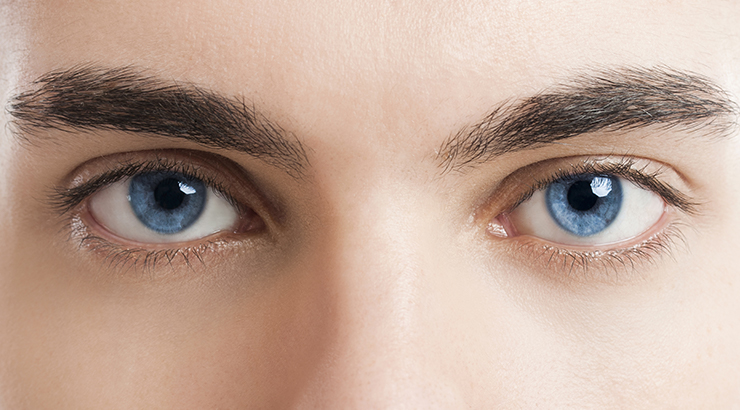
#> input picture tests/test_imgs/eye-double.jpg, 740 x 410 px
$ python -i pupil_gradients.py   (imports and definitions only)
#> lines starting #> are read from the running program, lines starting #| are printed output that depends on the picture
"""
PySight - Pupil Tools
"""

import cv2 as cv
import numpy as np


class PupilGradients(object):
    def __init__(self, fast_width=25.0, inv_intensity_weight_divisor=100):
        """Helper class.
            fast_width (int): standardized width of resized eye images
            inv_intensity_weight_divisor (int): Param defining normalization
                of image darkness weighting."""
        self.fast_width = fast_width
        self.inv_intensity_weight_divisor = inv_intensity_weight_divisor

    def __test_possible_centers_formula(self, grad_x0, grad_y0, darkness_weight,
                                        grad_x_val, grad_y_val, indicies_grid, shape):
        """Algorithm from "ACCURATE EYE CENTRE LOCALISATION BY MEANS OF GRADIENTS
        - Fabian Timm and Erhardt Barth"""
        # Create distance matrices
        dx = np.ones(shape) * grad_x0 - indicies_grid[1]
        dy = np.ones(shape) * grad_y0 - indicies_grid[0]
        magnitudes = cv.magnitude(dx + 0.0001, dy)          # 0.0001 is a hack to offset against division by 0

        # Normalize the vectors
        dx = dx / magnitudes
        dy = dy / magnitudes

        # Compute and filter the valid deltas
        diffs = (dx * grad_x_val + dy * grad_y_val) * darkness_weight
        diffs[diffs < 0] = 0

        return diffs

    def get_center_map(self, eye_img_grey):
        """Function to find the pupil center candidates from an eye ROI image."""
        # Compute gradients along X, Y axes
        grad_x_img = cv.Sobel(eye_img_grey, ddepth=cv.CV_32F, dx=1, dy=0, ksize=5)
        grad_y_img = cv.Sobel(eye_img_grey, ddepth=cv.CV_32F, dx=0, dy=1, ksize=5)

        # Compute magnitudes of gradients, and the threshold based of mean + std dev
        magnitudes = np.sqrt(grad_x_img ** 2 + grad_y_img ** 2).astype(int)
        mag_thresh = int(np.std(magnitudes) / 2 + np.mean(magnitudes))

        # Normalize the gradients based on threshold
        grad_x_img = np.divide(grad_x_img, magnitudes + 1)
        grad_y_img = np.divide(grad_y_img, magnitudes + 1)

        # Filter out gradients below threshold
        grad_x_img[magnitudes < mag_thresh] = 0
        grad_y_img[magnitudes < mag_thresh] = 0

        # Invert image for weighting + then normalize values
        eye_img_inv      = cv.bitwise_not(eye_img_grey)
        darkness_weights = eye_img_inv / self.inv_intensity_weight_divisor

        # Create an matrix that will hold our pupil center positions
        accumulator    = np.zeros(eye_img_grey.shape[:2], dtype=np.float32)
        indicies_grid  = np.indices(accumulator.shape[:2])
        indicies_shape = indicies_grid.shape[1:3]

        for y in range(eye_img_grey.shape[0]):
            for x in range (eye_img_grey.shape[1]):
                if grad_x_img[y][x] == 0 and grad_y_img[y][x] == 0: continue
                accumulator += self.__test_possible_centers_formula(x, y,
                        darkness_weights[y][x], grad_x_img[y][x], grad_y_img[y][x],
                        indicies_grid, indicies_shape)

        num_gradients = eye_img_grey.shape[0] * eye_img_grey.shape[1]
        # return accumulator * (1 / num_gradients)
        return accumulator / num_gradients

    def find_pupil(self, eye_img_bgr):
        """Estimates the centre of the pupil using image gradients.
        """
        #eye_img_r = cv.split(eye_img_bgr)[2]   # Extract red channel only
        #eye_img_r = self.__preprocess_eye_region(eye_img_bgr.copy())
        eye_img_r = cv.cvtColor(eye_img_bgr, cv.COLOR_BGR2GRAY)

        # Scale to small image for faster computation
        scale         = self.fast_width / eye_img_bgr.shape[0]
        small_size    = (int((self.fast_width / eye_img_bgr.shape[0]) * eye_img_bgr.shape[1]), int(self.fast_width))
        eye_img_small = cv.resize(eye_img_r, small_size)

        center_map         = self.get_center_map(eye_img_small)
        max_val_index      = np.argmax(center_map)
        pupil_y0, pupil_x0 = max_val_index // center_map.shape[1], max_val_index % center_map.shape[1]

        # Scale back to original coordinates
        pupil_y0, pupil_x0 = int((pupil_y0 + 0.5) / scale), int((pupil_x0 + 0.5) / scale)
        return pupil_x0, pupil_y0

>>> import cv2
>>> picture = cv2.imread('../../tests/test_imgs/eye-double.jpg')
#> picture is the input picture: shape (410, 740, 3); mean B, G, R 151, 165.5, 191.7
>>> result = PupilGradients().find_pupil(picture)
#> in find_pupil, `eye_img_r = cv.cvtColor(eye_img_bgr, cv.COLOR_BGR2GRAY)`:
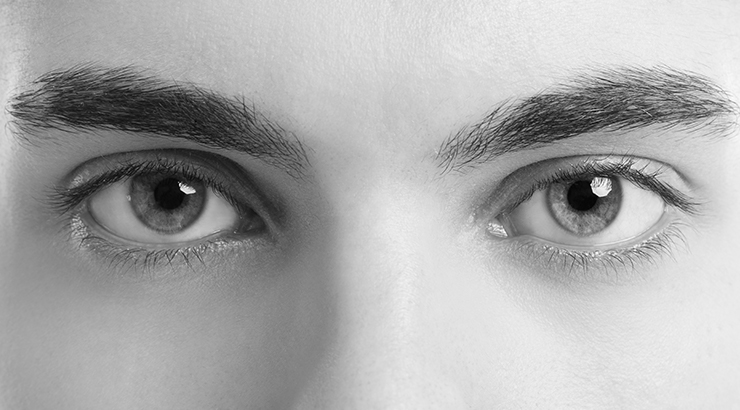
#> eye_img_r: shape (410, 740); min 0, max 255, mean 171.6
#> in get_center_map, `magnitudes = np.sqrt(grad_x_img ** 2 + grad_y_img ** 2).astype(int)`:
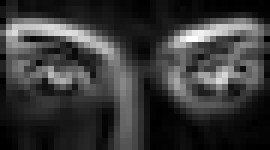
#> magnitudes: shape (25, 45) int64 (shown 6 times larger); min 0, max 7063, mean 1567.8; drawn with min black and max white
#> in get_center_map, `mag_thresh = int(np.std(magnitudes) / 2 + np.mean(magnitudes))`: mag_thresh = 2296
#> in get_center_map, `grad_x_img = np.divide(grad_x_img, magnitudes + 1)`:
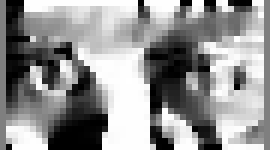
#> grad_x_img: shape (25, 45) float64 (shown 6 times larger); min -1, max 1, mean 0.147; drawn with min black and max white
#> in get_center_map, `grad_y_img[magnitudes < mag_thresh] = 0`:
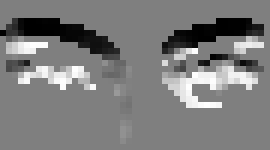
#> grad_y_img: shape (25, 45) float64 (shown 6 times larger); min -1, max 1, mean -0.023; drawn with min black and max white
#> in get_center_map, `eye_img_inv      = cv.bitwise_not(eye_img_grey)`:
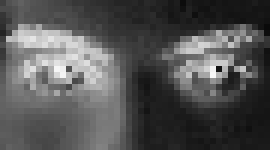
#> eye_img_inv: shape (25, 45) (shown 6 times larger); min 10, max 247, mean 84.1
#> after the loop in get_center_map, `for y in range(eye_img_grey.shape[0]):`:
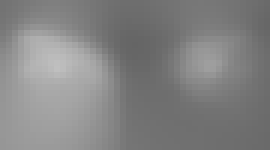
#> accumulator: shape (25, 45) float32 (shown 6 times larger); min 102, max 191, mean 131.4
#> in get_center_map, `num_gradients = eye_img_grey.shape[0] * eye_img_grey.shape[1]`: num_gradients = 1125
#> in get_center_map, `return accumulator / num_gradients`:
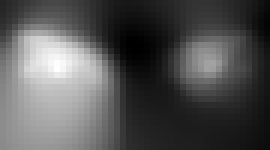
#> returned value: shape (25, 45) float32 (shown 6 times larger); min 0.0906, max 0.17, mean 0.117; drawn with min black and max white
#> in find_pupil, `max_val_index      = np.argmax(center_map)`: max_val_index = 504
#> in find_pupil, `pupil_y0, pupil_x0 = max_val_index // center_map.shape[1], max_val_ind..`: pupil_y0 = 11; pupil_x0 = 9
#> in find_pupil, `pupil_y0, pupil_x0 = int((pupil_y0 + 0.5) / scale), int((pupil_x0 + 0...`: pupil_y0 = 188; pupil_x0 = 155
#> result = (155, 188)

$ run again, on tests/test_imgs/eye-single.jpg
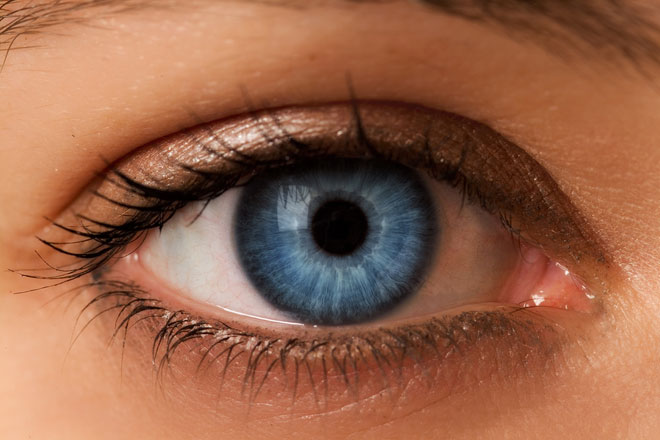
#> input picture tests/test_imgs/eye-single.jpg, 660 x 440 px
#> picture is the input picture: shape (440, 660, 3); mean B, G, R 74.2, 99.8, 152.5
#> mag_thresh = 2367
#> after the loop in get_center_map, `for y in range(eye_img_grey.shape[0]):`:
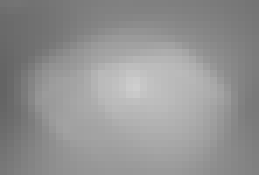
#> accumulator: shape (25, 37) float32 (shown 7 times larger); min 100.2, max 206.7, mean 147.1
#> num_gradients = 925
#> in get_center_map, `return accumulator / num_gradients`:
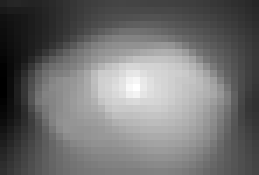
#> returned value: shape (25, 37) float32 (shown 7 times larger); min 0.108, max 0.223, mean 0.159; drawn with min black and max white
#> max_val_index = 463
#> in find_pupil, `pupil_y0, pupil_x0 = max_val_index // center_map.shape[1], max_val_ind..`: pupil_y0 = 12; pupil_x0 = 19
#> in find_pupil, `pupil_y0, pupil_x0 = int((pupil_y0 + 0.5) / scale), int((pupil_x0 + 0...`: pupil_y0 = 220; pupil_x0 = 343
#> result = (343, 220)

$ run again, on tests/test_imgs/webcam-bad-eyes.jpg
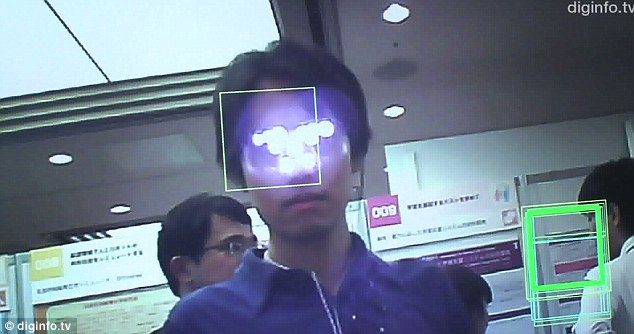
#> input picture tests/test_imgs/webcam-bad-eyes.jpg, 634 x 334 px
#> picture is the input picture: shape (334, 634, 3); mean B, G, R 144.1, 126.3, 112.4
#> mag_thresh = 3266
#> after the loop in get_center_map, `for y in range(eye_img_grey.shape[0]):`:
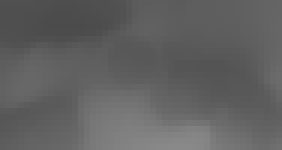
#> accumulator: shape (25, 47) float32 (shown 6 times larger); min 75.6, max 137.7, mean 97.4
#> num_gradients = 1175
#> in get_center_map, `return accumulator / num_gradients`:
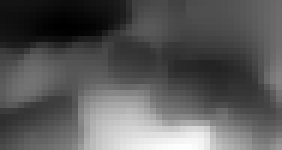
#> returned value: shape (25, 47) float32 (shown 6 times larger); min 0.0643, max 0.117, mean 0.0829; drawn with min black and max white
#> max_val_index = 1158
#> in find_pupil, `pupil_y0, pupil_x0 = max_val_index // center_map.shape[1], max_val_ind..`: pupil_y0 = 24; pupil_x0 = 30
#> in find_pupil, `pupil_y0, pupil_x0 = int((pupil_y0 + 0.5) / scale), int((pupil_x0 + 0...`: pupil_y0 = 327; pupil_x0 = 407
#> result = (407, 327)
